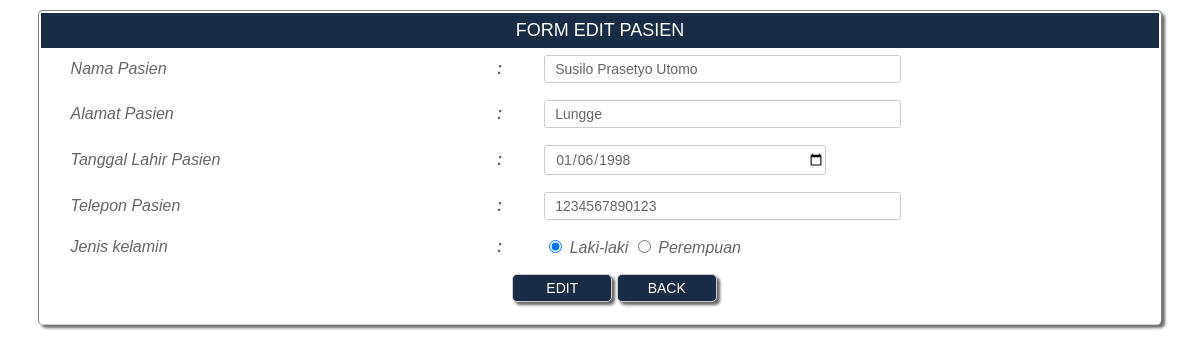
/pegawai/pasien_edit.php?no_pasien=1, run on the app's committed database.
### tables this page shows
CREATE TABLE IF NOT EXISTS `pasien` (
  `no_pasien` int(11) NOT NULL auto_increment,
  `nama_pasien` varchar(50) NOT NULL,
  `alamat_pasien` varchar(50) NOT NULL,
  `tanggal_lahir_pasien` date NOT NULL,
  `telp` varchar(13) NOT NULL,
  `jenis_kelamin` varchar(30) NOT NULL,
  `tanggal_registrasi` date NOT NULL,
  PRIMARY KEY  (`no_pasien`)
);

### pegawai/pasien_edit.php (the view, shortened to what this page needs)
<!DOCTYPE html PUBLIC "-//W3C//DTD XHTML 1.0 Transitional//EN" "http://www.w3.org/TR/xhtml1/DTD/xhtml1-transitional.dtd">
<html xmlns="http://www.w3.org/1999/xhtml">
<head>
</head>
<link rel="stylesheet" href="tabel.css" type="text/css" />
<body>
<div align="center">
<form action="pasien_edit_proses.php" method="post" >
  <table width="66%" border="0" class="borderform" align="center">
   <?php
$no_pasien=$_GET['no_pasien'];
$sql="select * from pasien where no_pasien='$no_pasien'";
$query=mysql_query($sql) or die ("Query Salah");
while ($data=mysql_fetch_array($query)){
?>
    <tr>
      <td colspan="3" align="right" class="judul1" ><div align="center">
        FORM EDIT PASIEN
      </div></td>
    </tr>
    <tr>
          <td width="309" align="right" class="isiformin">  <div align="left"><em>Nama Pasien </em></div></td>
      <td width="5" class="isiformin"><em><strong>:</strong></em></td>
    <td width="486" class="isiformin"><em>
      <input type="text" name="nama_pasien" class="inputtextform1" value="<?php echo $data['nama_pasien']?>"  size="40" maxlength="80"  />
          </em></td> </tr><tr>
			<td align="right" class="isiformin"><div align="left"><em>Alamat Pasien </em></div></td>
			<td class="isiformin"><em><strong>:</strong></em></td>
			<td class="isiformin"><input name="alamat_pasien" type="text" class="inputtextform1" value="<?php echo $data['alamat_pasien']?>"  size="40" maxlength="225"  />		    </td>
          </tr>
			<tr><td align="right" class="isiformin"><div align="left"><em>Tanggal Lahir Pasien </em></div></td>
			  <td class="isiformin"><em><strong>:</strong></em></td>
    <td class="isiformin"><input name="tanggal_lahir_pasien" type="date" class="inputtextform1" style="width:44%" value="<?php echo $data['tanggal_lahir_pasien']?>"  size="40" maxlength="50" /></td></tr>
              <tr>
                <td align="right" class="isiformin"><div align="left"><em>Telepon Pasien </em></div></td>
                <td class="isiformin"><em><strong>:</strong></em></td>
                <td class="isiformin"><input name="telp" type="text" class="inputtextform1" value="<?php echo $data['telp']?>"  size="40" maxlength="100" /></td>
              </tr>
              <tr><td align="right" class="isiformin"><div align="left"><em>Jenis kelamin</em></div></td>
			  <td class="isiformin"><em><strong>:</strong></em></td>
			  <td class="isiformin">
                <em>
                <input type="radio" name="jenis_kelamin" value="Laki-laki"  <?php if($data['jenis_kelamin']=='Laki-laki'){echo 'checked';}?> />
                Laki-laki
	            <input type="radio" name="jenis_kelamin" value="perempuan"  <?php if($data['jenis_kelamin']=='perempuan'){echo 'checked';}?> />
      Perempuan      </em></td></tr>
      <tr>   <td height="26" colspan="3"class="isiformin" >
	    <div align="center">
	      <input type="submit" value="EDIT" class="tombol"/>
	      <input type="button" value="BACK" onClick="self.history.back()"  class="tombol"/>
        </div></td>
        </tr>
          <?php
}
?></table>
</form>
</body>
</html>

### pegawai/tabel.css (style rules this page uses)
.judul1 { background-color:#182D45; color:#ffffff; padding-top:7px; padding-bottom:7px; font-family:Arial, Helvetica, sans-serif; font-size:18px; }
.borderform { width:95%; font-family:Arial, Helvetica, sans-serif; font-size:16px; color:#666666; border-style:solid; border-bottom-color:#cccccc; border-width:1px; box-shadow:3px 3px 3px #6A6A6A; padding-bottom:10px; margin-top:10px; background-color:#ffffff; border-radius:5px 5px 5px 5px; }
.tombol { width:100px; background-color:#182D45; padding-top:5px; padding-bottom:5px; padding-left:5x; font-family:Arial, Helvetica, sans-serif; font-size:14px; color:#ffffff; border-style:solid; border-color:#cccccc; border-width:1px; border-radius:5px 5px 5px 5px; box-shadow:3px 3px 3px #666666; }
.inputtextform1 { padding-top:5px; padding-bottom:5px; padding-left:10px; font-family:Arial, Helvetica, sans-serif; font-size:14px; color:#666666; border-style:solid; border-color:#CCCCCC; border-width:1px; box-shadow:2px 2x 2px #999999; border-radius:3px 3px 3px 3px; }
.isiformin { padding-left:30px; padding-top:5px; padding-bottom:10px; }

### data on the page
pasien: nama_pasien "Susilo Prasetyo Utomo", alamat_pasien "Lungge", tanggal_lahir_pasien "01/06/1998", telp "1234567890123", jenis_kelamin "☑"
